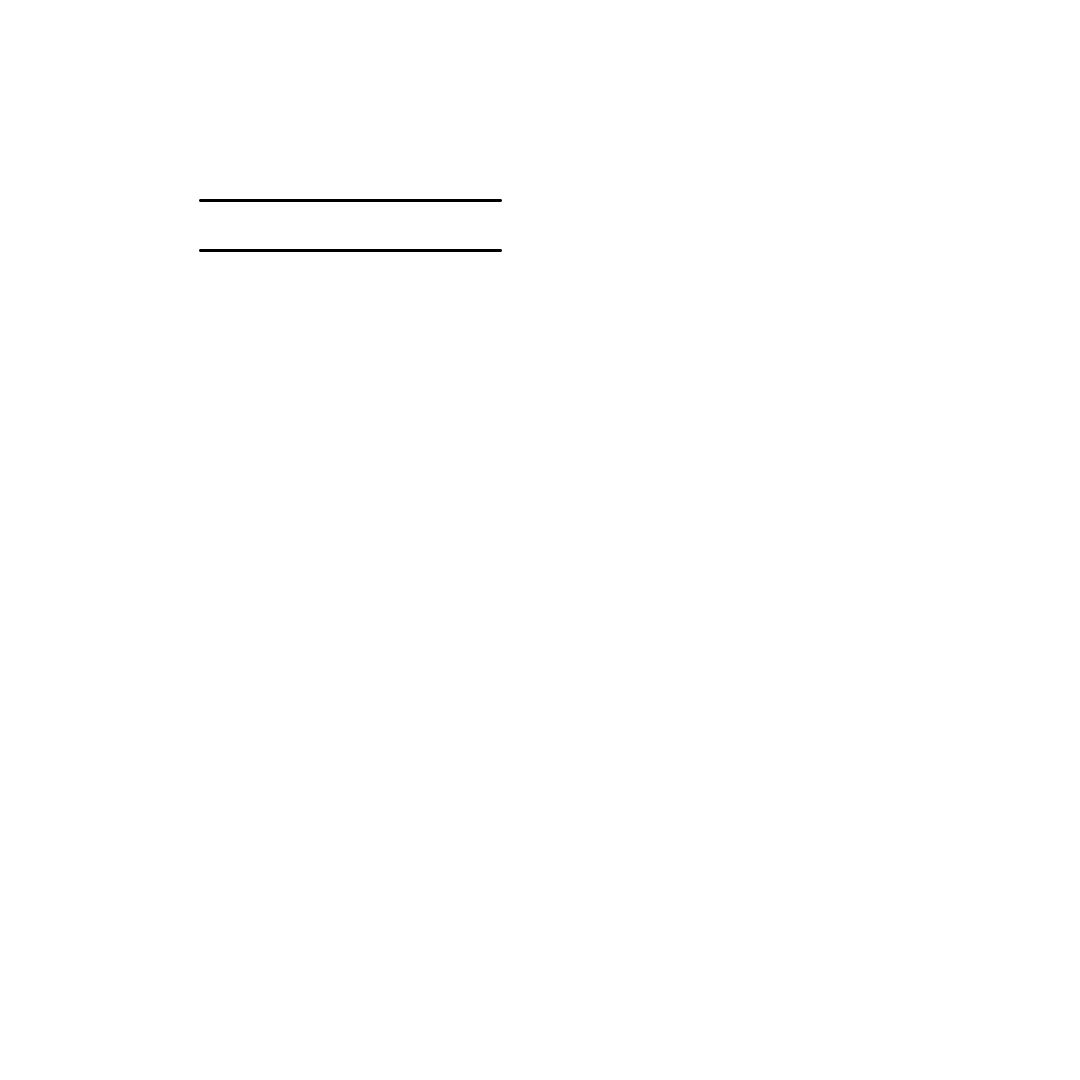
Frame 1 (no input)
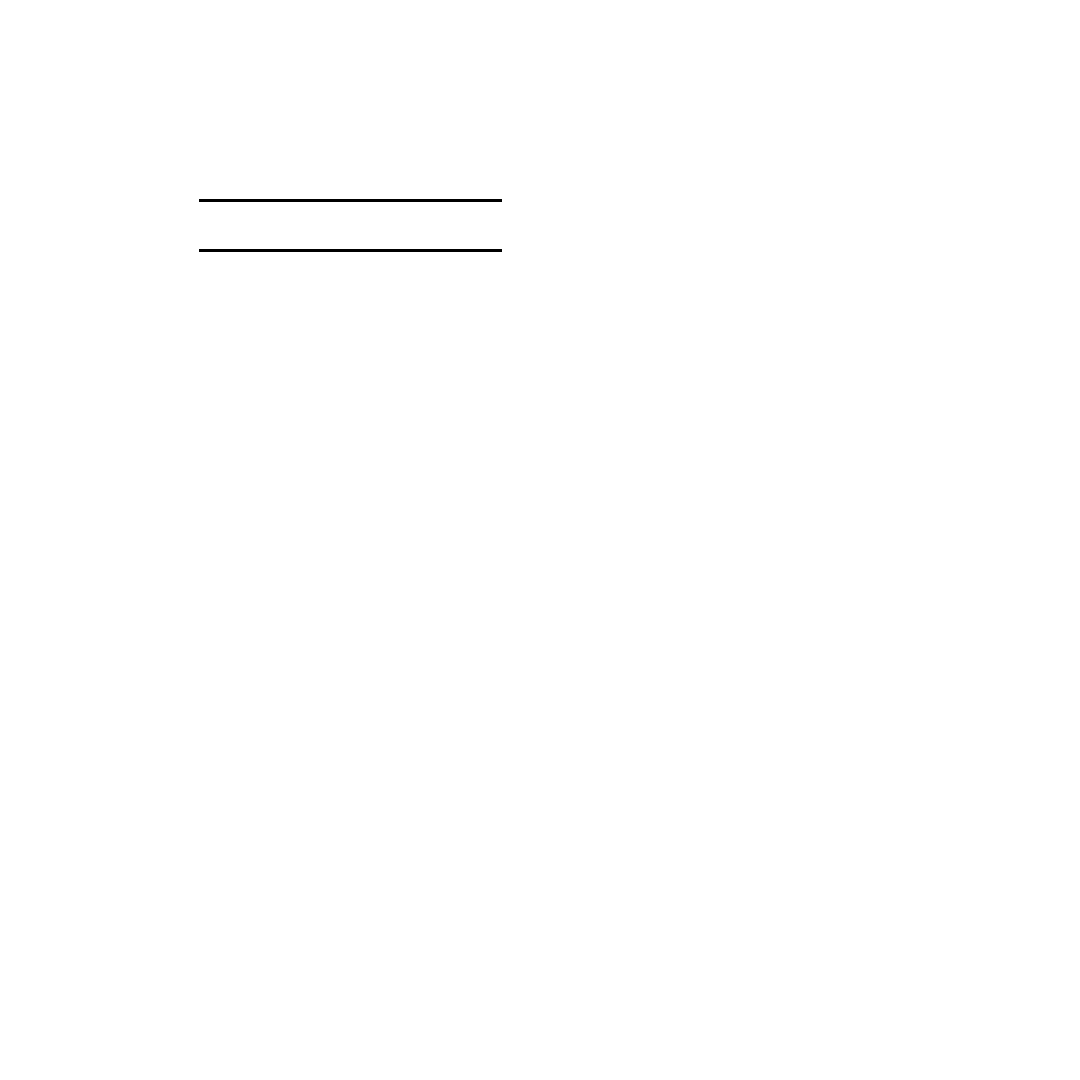
Frame 60 (the mouse pressed at the canvas centre just before this capture)
Frame 120 (the mouse held since frame 60 and released just before this capture): identical to frame 60, image omitted

The Processing sketch that drew these frames (run headless with seeded random() and noise(); from frame 60 on, the mouse is pressed at the canvas centre):

// Processing sketch: week02_AlpTugan_03_Drawing_Lines
// ── week02_AlpTugan_03_Drawing_Lines.pde
// this is comment for the following codes snippet
int ax;
int ay;
int bx;
int by;

int ax2;
int ay2;
int bx2;
int by2;

// runs only once the program compiled
void setup() {
  // set window location to 1st monitor
  surface.setLocation(100,200);
  
  // Set the size of my processing window
  size(1080, 1080);
  background(#ffffff);
  
  // Set the variable values 
  // Draw 100 px length line
  ax = 200;
  ay = 200;
  bx = 500;
  by = 200;
  
  // Set the second line varibale values
  ax2 = ax;
  ay2 = ay + 50;
  bx2 = bx;
  by2 = by + 50;
}


// Runs until program stops
void draw() {
  
  // Set the stroke Color
  stroke(#000000);
  
  // Set stroke thickness
  strokeWeight(3);
  
  // draw the line
  line(ax, ay, bx, by);
  
  // draw 2nd line
  line(ax2, ay2, bx2, by2);
}
